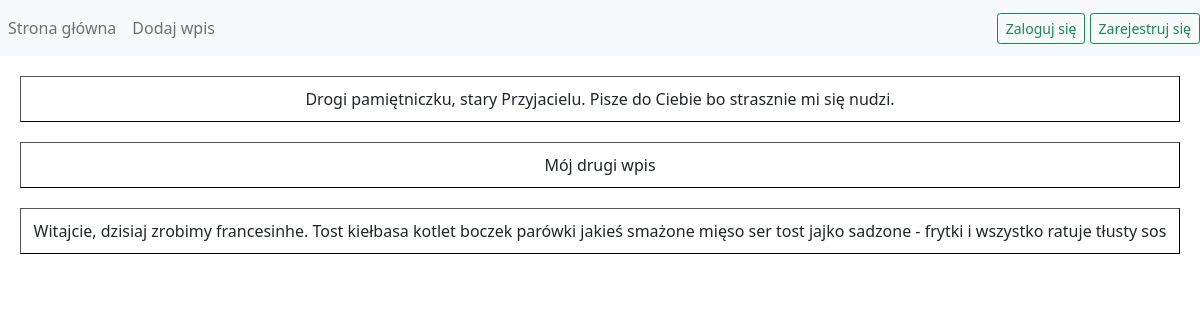
The page / on the database its author committed.
### blogapp/models.py (models this page shows)
class Entry(models.Model):
    id = models.UUIDField(primary_key=True, default=uuid.uuid4, editable=False, null=False)
    creatorId = models.ForeignKey(settings.AUTH_USER_MODEL, null=True, on_delete=models.SET_NULL)
    addedDate = models.DateField(blank=False, null=False)
    content = models.CharField(max_length=500)

### blogapp/views.py (the view)
# urls.py: path('', views.index),
def index(request):
    entries = Entry.objects.filter()
    return render(request, 'index.html', {'entries': entries})

### blog/templates/index.html (shortened to what this page needs)
<!DOCTYPE html>
<html lang="en">
<head>
    <link href="https://cdn.jsdelivr.net/npm/bootstrap@5.1.3/dist/css/bootstrap.min.css" rel="stylesheet">
</head>
<body>
<nav class="navbar navbar-expand-lg navbar-light bg-light" style="background-color: #e3f2fd;">
  <div class="collapse navbar-collapse" id="navbarNavDropdown">
    <ul class="navbar-nav">
      <li class="nav-item active">
          <a class="nav-link" href="/">Strona główna</a>
      </li>
      <li class="nav-item">
        <a class="nav-link" href="/create">Dodaj wpis</a>
      </li>
    </ul>
  </div>
          {% if not request.user.is_authenticated %}
      <form class="form-inline my-2 my-lg-0">
       <a class="btn btn-outline-success btn-sm" href="/login">Zaloguj się</a>
          <a class="btn btn-outline-success btn-sm" href="/register">Zarejestruj się</a>
    </form>
        {%endif%}
</nav>
{% for x in entries%}
        <center>
        <div id="entry">{{x.content}}
        </div>
        </center>
        {%endfor%}
</body>
</html>

### blog/templates/index.html (style rules this page uses)
#entry { border-style: outset; border-color: black; border-width: 1px; padding: 10px; margin: 20px; }

### rows shown on the page
Entry: content "Drogi pamiętniczku, stary Przyjacielu. Pisze do Ciebie bo strasznie mi się nudzi."
Entry: content "Mój drugi wpis"
Entry: content "Witajcie, dzisiaj zrobimy francesinhe. Tost kiełbasa kotlet boczek parówki jakieś smażone mięso ser tost jajko sadzone - frytki i wszystko ratuje tłusty sos"
